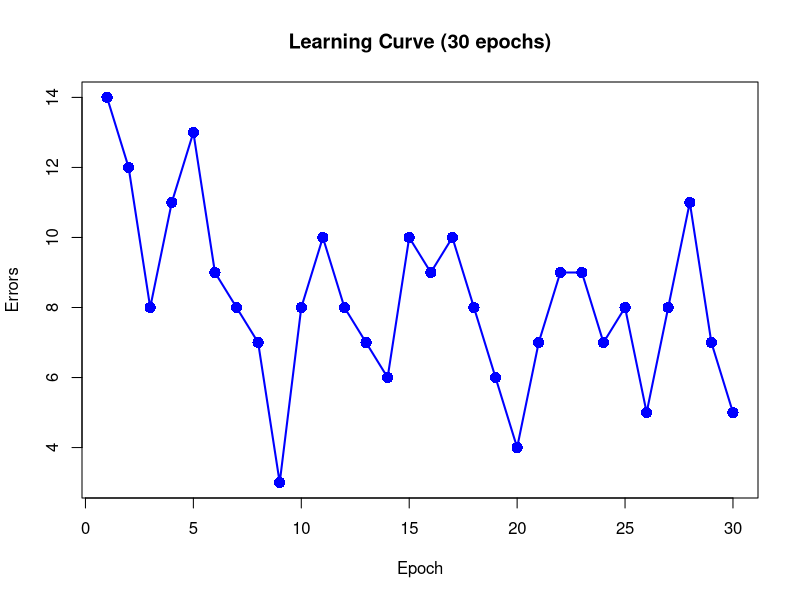

The R script that drew this image: (Note: this script raises an error after producing the figure.)
## ---- chunk 1
#| warning: false
#| message: false


# load the packages 
library(tidyverse)
library(gganimate)
## ---- chunk 2
# load the dataset
data(iris)
df <- iris[iris$Species != "setosa", ] 
df$y <- ifelse(df$Species == "versicolor", 1, -1)
## ---- chunk 3
# Feature Scaling
df_scaled <- df
df_scaled[, 1:4] <- scale(df[, 1:4])
df_scaled_final <- df_scaled[, c("Sepal.Length", "Petal.Length", "y")]
## ---- chunk 4
# Initial setup
X <- as.matrix(df_scaled_final[, 1:2])
X_augmented <- cbind(1, X) # leading 1 for bias
y_vector <- df_scaled_final$y
## ---- chunk 5
sign_func <- function(z) {
  ifelse(z >= 0, 1, -1)
}
## ---- chunk 6
fit_perceptron <- function(X_aug, y, eta = 0.05, n_iter = 10) {
  n_features <- ncol(X_aug)
  n_obs <- nrow(X_aug)
  
  # Initialize weights
  set.seed(842)
  w <- rnorm(n_features, mean = 0, sd = 0.1) 
  
  history_list <- list()
  epoch_errors <- numeric(n_iter)
  step_total <- 0
  
  for (epoch in 1:n_iter) {
    # --- REFINED: Shuffle data at the start of every epoch ---
    indices <- sample(n_obs)
    X_shuffled <- X_aug[indices, ]
    y_shuffled <- y[indices]
    
    error_count <- 0
    
    for (p in 1:n_obs) {
      step_total <- step_total + 1
      x_p <- X_shuffled[p, ]
      y_p <- y_shuffled[p]
      
      # Linear Combination
      z_p <- as.numeric(t(w) %*% x_p)
      y_hat <- sign_func(z_p)
      
      is_error <- (y_hat != y_p)
      if (is_error) {
        # Perceptron Update Rule
        w <- w + eta * (y_p - y_hat) * x_p
        error_count <- error_count + 1
      }
      
      # Calculate accuracy on full dataset for tracking
      predictions <- sign_func(X_aug %*% w)
      current_accuracy <- sum(predictions == y) / length(y) * 100
      
      # Record history
      history_list[[step_total]] <- data.frame(
        Step = step_total, 
        Epoch = epoch,
        Iteration = p,
        w0 = w[1], w1 = w[2], w2 = w[3],
        x1_val = x_p[2], x2_val = x_p[3], # Tracks the specific point being tested
        is_error = is_error,
        current_acc = current_accuracy
      )
    }
    
    epoch_errors[epoch] <- error_count
    cat(sprintf("Epoch %d: %d errors\n", epoch, error_count))
    
    if (error_count == 0) {
      cat(sprintf("--- Converged early at Epoch %d ---\n", epoch))
      break
    }
  }
  
  return(list(
    weights = w, 
    errors = epoch_errors[1:epoch], 
    history = bind_rows(history_list)
  ))
}
## ---- chunk 7
# Training
results <- fit_perceptron(X_augmented, y_vector, n_iter = 30)
history_df <- results$history
errors <- results$errors
w_final <- results$weights
## ---- chunk 8
#| fig-width: 8
#| fig-height: 5
#| fig-cap: "Perceptron learning curve showing epoch error"

# Error Reduction Plot
plot(1:length(errors), errors, type = "o", pch = 16, 
     col = "blue", lwd = 2, cex = 1.5,
     main = "Learning Curve (30 epochs)", xlab = "Epoch", ylab = "Errors")
## ---- chunk 9
#| echo: false

knitr::include_graphics("perceptron_learning.gif")
## ---- chunk 10
#| echo: false
#| fig-width: 8
#| fig-height: 6
#| fig-cap: "Final decision boundary separating Versicolor and Virginica"


# --- Find the Best Weights ---
best_idx <- which.max(history_df$current_acc)
w_best <- c(history_df$w0[best_idx], 
            history_df$w1[best_idx], 
            history_df$w2[best_idx])
best_acc <- history_df$current_acc[best_idx]
best_epoch <- history_df$Epoch[best_idx]

# --- Generate the Plot ---
plot(jitter(X[, 1], amount = 0.05), jitter(X[, 2], amount = 0.05), 
     col = adjustcolor(ifelse(y_vector == 1, "blue", "orange"), alpha.f = 0.6), 
     pch = 19, 
     cex = 1.1,
     xlab = "Sepal Length (Scaled)", 
     ylab = "Petal Length (Scaled)",
     main = "Perceptron: Best Discovered Boundary",
     sub = paste("Best Accuracy reached in Epoch", best_epoch))

# --- Calculate and Draw the Boundary Line ---
x1_range <- seq(min(X[, 1]) - 0.5, max(X[, 1]) + 0.5, length.out = 100)
x2_boundary <- -(w_best[1] + w_best[2] * x1_range) / w_best[3]
lines(x1_range, x2_boundary, col = "black", lwd = 2, lty = 1)

# --- Add the Equation Label ---
eq_text <- sprintf("Boundary: %.2f + %.2f(x1) + %.2f(x2) = 0", 
                   w_best[1], w_best[2], w_best[3])
eq_text <- gsub("\\+ -", "- ", eq_text)
mtext(eq_text, side = 3, line = 0.5, cex = 1, font = 3, col = "darkred")

# --- Add Legend and Accuracy Info ---
legend("topleft", 
       legend = c("Versicolor (+1)", "Virginica (-1)", "Decision Boundary"), 
       col = c("blue", "orange", "black"), 
       pch = c(19, 19, NA), 
       lty = c(NA, NA, 1), 
       lwd = c(NA, NA, 2),
       bg = "white",
       cex = 0.9)

text(x = max(X[, 1]) - 0.5, y = min(X[, 2]) + 0.2, 
     labels = paste("Peak Accuracy:", round(best_acc, 1), "%"), 
     font = 2, col = "black")
